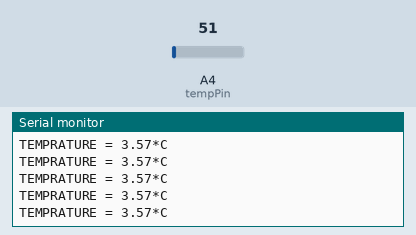
A sketch run on a simulated Arduino Uno, built with avr-gcc and run on an emulated ATmega328P. Shown: the last lines printed to the serial monitor. Inputs (shaded band) come from the test bench; at power-on: A4 (tempPin) = 51.

Above: at 1.2 s.
1.3 s: A4 (tempPin) set to 133
At 1.8 s:
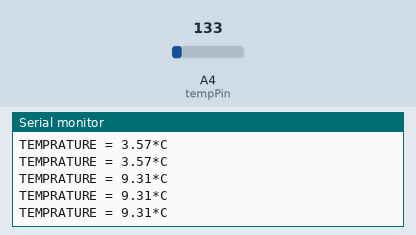
4.3 s: A4 (tempPin) set to 152
At 4.74 s:
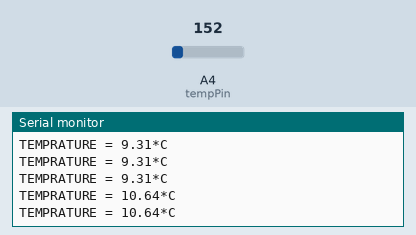
Timing chart, 0 to 7.3 s (numbered marks = the images above; inputs shaded):
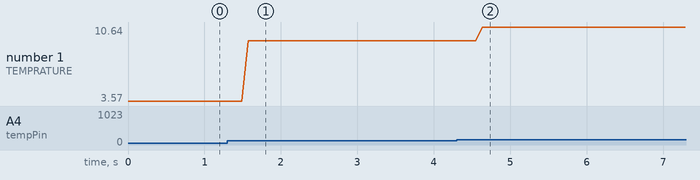

The sketch:

sketch_dec01b.ino
```cpp
float temp;
int tempPin = 18;

void setup()
{
  Serial.begin(2400);
}
float average = 0;
float result;
float value;
void loop()
{
  temp = analogRead(tempPin);
  temp = temp * 0.0699794;
  Serial.print("TEMPRATURE = ");
  Serial.print(temp);
  Serial.print("*C");
  Serial.println();
}
```

Measured:
- after the input at 1.3 s, the serial monitor: prints a new line after 0.27 s (image 1)
- after the input at 4.3 s, the serial monitor: prints a new line after 0.34 s (image 2)
- plotted number 1: 3.57 → 9.31 after the input at 1.3 s, 9.31 → 10.64 after the input at 4.3 s
